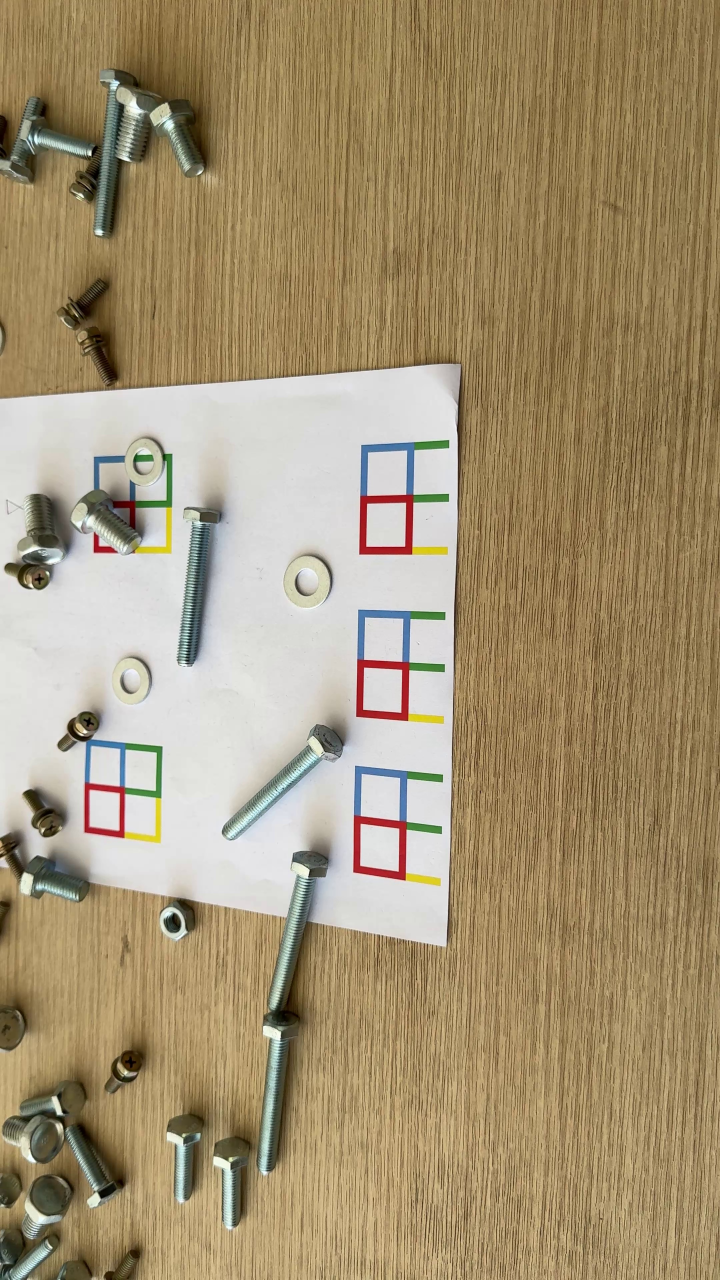
#> input picture code/.tmp_frames/IMG_2376/frame_000000.jpg, 2160 x 3840 px (shown at 1/3 size)
$ python -i yolo_seg.py   (imports and definitions only)
#> lines starting #> are read from the running program, lines starting #| are printed output that depends on the picture
"""
HW3: 螺丝实例分割 — 基于 YOLOv8-seg 微调方案
使用 CVAT 标注的 Ultralytics YOLO Segmentation 数据进行训练与推理。

用法:
    conda run -n cv python yolo_seg.py          # 默认合并 IMG_2374/2375/2376 训练，并对三目录推理
    conda run -n cv python yolo_seg.py --datasets IMG_2376   # 只训一个子目录
    conda run -n cv python yolo_seg.py --predict           # 仅推理（默认目录见 --img_dir）
"""

import argparse
import shutil
from pathlib import Path
import zipfile

import cv2
import numpy as np
import yaml
from ultralytics import YOLO

# ============================================================
# 路径 & 超参数
# ============================================================

SCRIPT_DIR = Path(__file__).resolve().parent
DATA_ROOT = SCRIPT_DIR / "data"
OUTPUT_DIR = SCRIPT_DIR / "output_yolo"
# 默认合并三个已标注视频子目录训练；仅推理时仍用 --img_dir
DEFAULT_DATASETS = "IMG_2374,IMG_2375,IMG_2376"
DEFAULT_IMAGE_DIR = DATA_ROOT / "images" / "IMG_2376"
DEFAULT_ANN_ZIP = DEFAULT_IMAGE_DIR / "annotation.zip"
SEG_DATASET_ROOT = DATA_ROOT / "seg_dataset"
UNPACK_ROOT = DATA_ROOT / "_ann_unpack"

MODEL_NAME = str(SCRIPT_DIR / "models" / "yolo" / "yolo11x-seg.pt")  # 本地权重
EPOCHS = 200
IMGSZ = 1024
BATCH = 4
PATIENCE = 50
DEVICE = "3"
SPLIT_SEED = 42
DEFAULT_VAL_RATIO = 0.2


# ============================================================
# 字体修复：保留绘图，避免坏字体导致 matplotlib 崩溃
# ============================================================

# [316 lines left out: functions sanitize_ultralytics_fonts, _safe_unzip, _load_annotation_meta, _resolve_val_count, _split_temporal_block, _write_split_manifest and 3 more, not called in this run]


# ============================================================
# 3. 推理 & 可视化
# ============================================================

def visualize_results(image_bgr, result):
    """在原图上叠加彩色半透明 mask 和轮廓，返回可视化图像。"""
    overlay = image_bgr.copy()
    vis = image_bgr.copy()

    if result.masks is None or len(result.masks) == 0:
        return vis, 0

    masks_data = result.masks.data.cpu().numpy()
    h, w = image_bgr.shape[:2]
    n = len(masks_data)

    colors = []
    for i in range(n):
        hue = int(180 * i / max(n, 1))
        hsv = np.array([[[hue, 220, 230]]], dtype=np.uint8)
        rgb = cv2.cvtColor(hsv, cv2.COLOR_HSV2RGB)[0][0]
        colors.append((int(rgb[2]), int(rgb[1]), int(rgb[0])))

    for i, mask in enumerate(masks_data):
        mask_resized = cv2.resize(mask, (w, h), interpolation=cv2.INTER_NEAREST)
        binary = mask_resized > 0.5
        overlay[binary] = colors[i]

        contours, _ = cv2.findContours(
            binary.astype(np.uint8), cv2.RETR_EXTERNAL, cv2.CHAIN_APPROX_SIMPLE
        )
        cv2.drawContours(vis, contours, -1, colors[i], 2)

    cv2.addWeighted(overlay, 0.45, vis, 0.55, 0, vis)

    font = cv2.FONT_HERSHEY_SIMPLEX
    font_scale = max(0.6, min(w / 2000, 1.8))
    thickness = max(1, int(font_scale * 2))

    for i, mask in enumerate(masks_data):
        mask_resized = cv2.resize(mask, (w, h), interpolation=cv2.INTER_NEAREST)
        ys, xs = np.where(mask_resized > 0.5)
        if len(xs) > 0:
            cx, cy = int(xs.mean()), int(ys.mean())
            label = str(i + 1)
            (tw, th_), _ = cv2.getTextSize(label, font, font_scale, thickness)
            cv2.putText(
                vis, label, (cx - tw // 2, cy + th_ // 2),
                font, font_scale, (255, 255, 255), thickness + 2, cv2.LINE_AA,
            )
            cv2.putText(
                vis, label, (cx - tw // 2, cy + th_ // 2),
                font, font_scale, colors[i], thickness, cv2.LINE_AA,
            )

    return vis, n


# [141 lines left out: functions predict, main, not called in this run]


# [2 lines not run here, left out]

>>> import cv2
>>> picture = cv2.imread('../code/.tmp_frames/IMG_2376/frame_000000.jpg', cv2.IMREAD_GRAYSCALE)
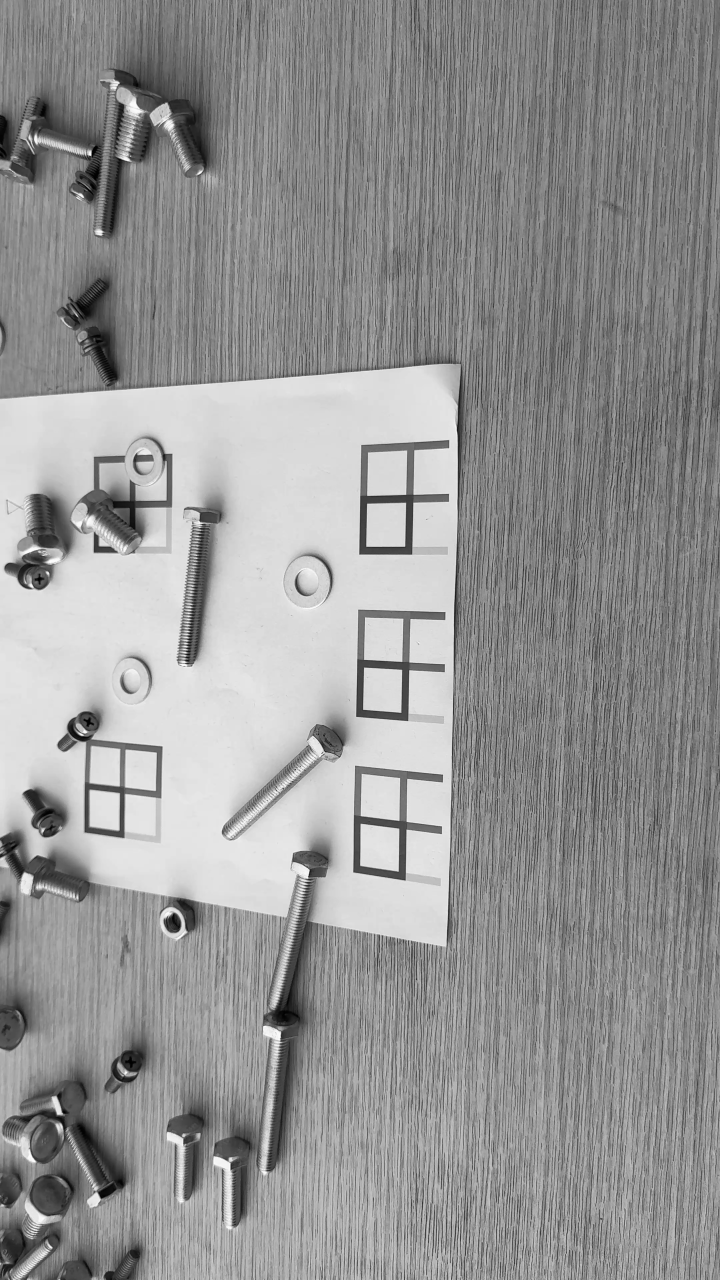
#> picture: shape (3840, 2160) (shown at 1/3 size); min 0, max 255, mean 148.7
>>> result = visualize_results(picture, 'out.png')
#> (the run stopped early here; a loop or call above may not have finished)

$ run again, on code/.tmp_frames/IMG_2376/frame_000120.jpg
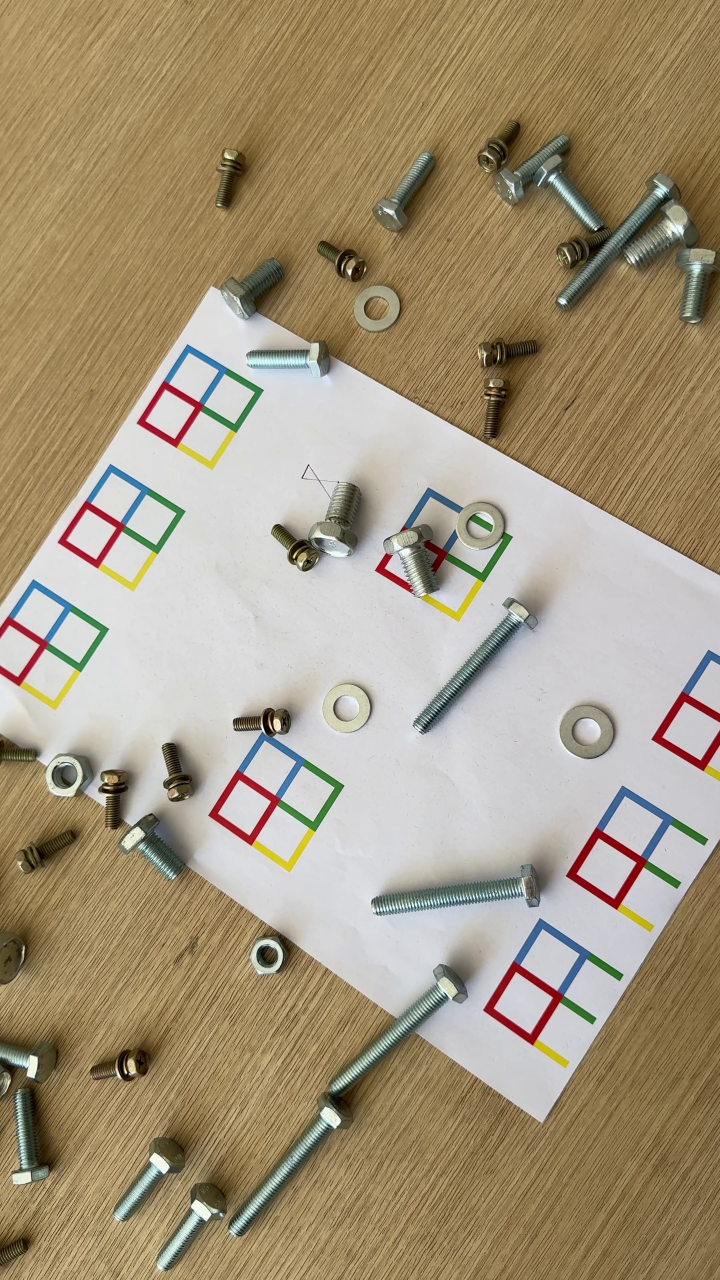
#> input picture code/.tmp_frames/IMG_2376/frame_000120.jpg, 2160 x 3840 px (shown at 1/3 size)
#> `picture = cv2.imread('../code/.tmp_frames/IMG_2376/frame_000000.jpg', ..`:
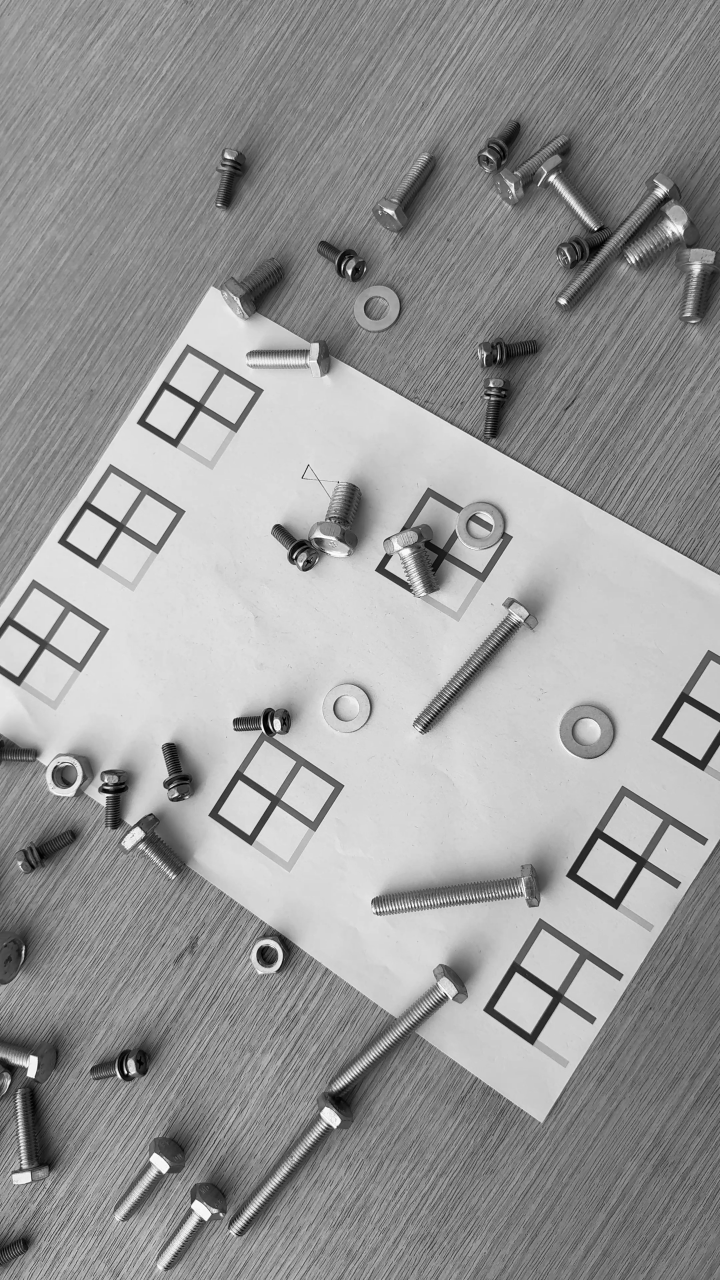
#> picture: shape (3840, 2160) (shown at 1/3 size); min 0, max 255, mean 152.3

$ run again, on code/.tmp_frames/IMG_2376/frame_000150.jpg
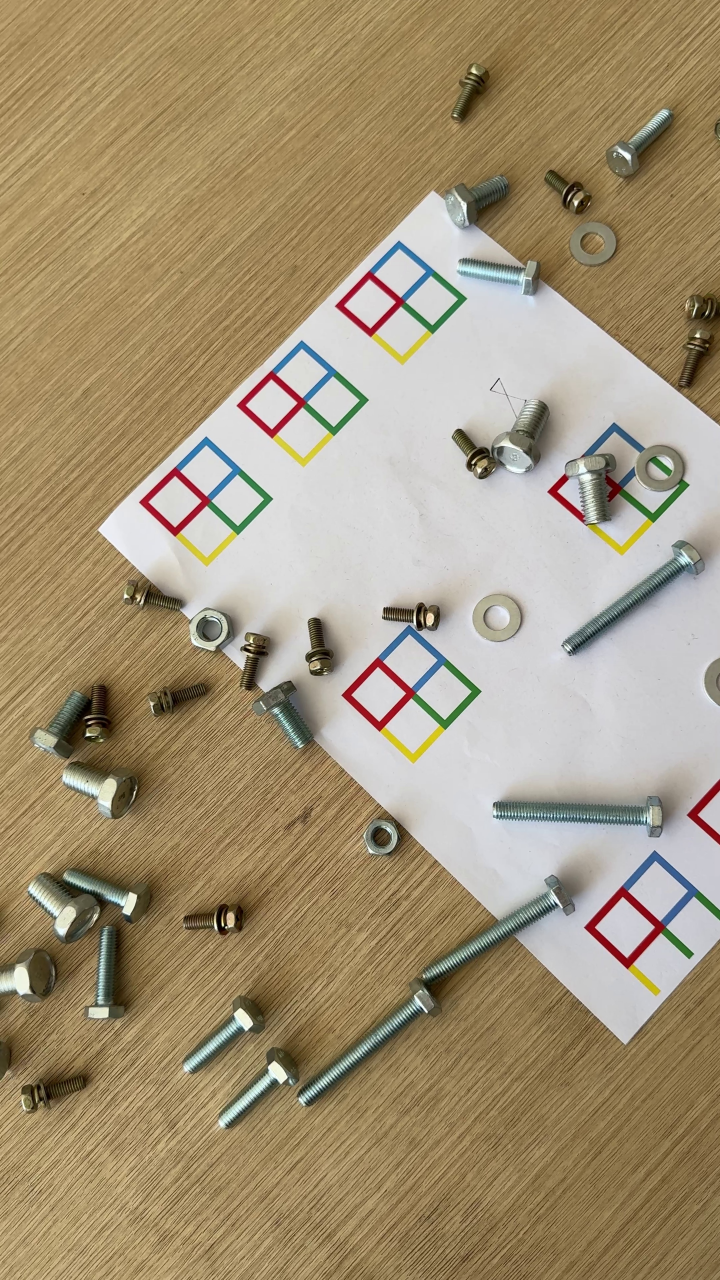
#> input picture code/.tmp_frames/IMG_2376/frame_000150.jpg, 2160 x 3840 px (shown at 1/3 size)
#> `picture = cv2.imread('../code/.tmp_frames/IMG_2376/frame_000000.jpg', ..`:
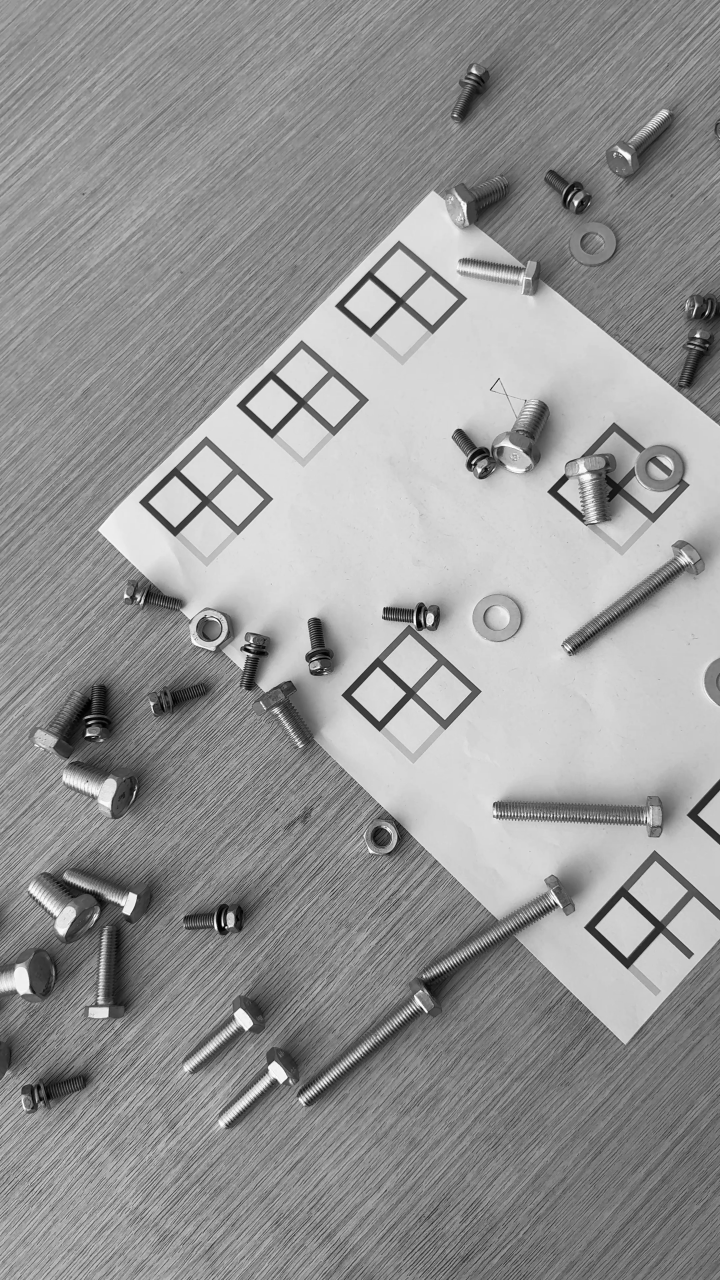
#> picture: shape (3840, 2160) (shown at 1/3 size); min 0, max 255, mean 149.6

$ run again, on code/.tmp_frames/IMG_2376/frame_000180.jpg
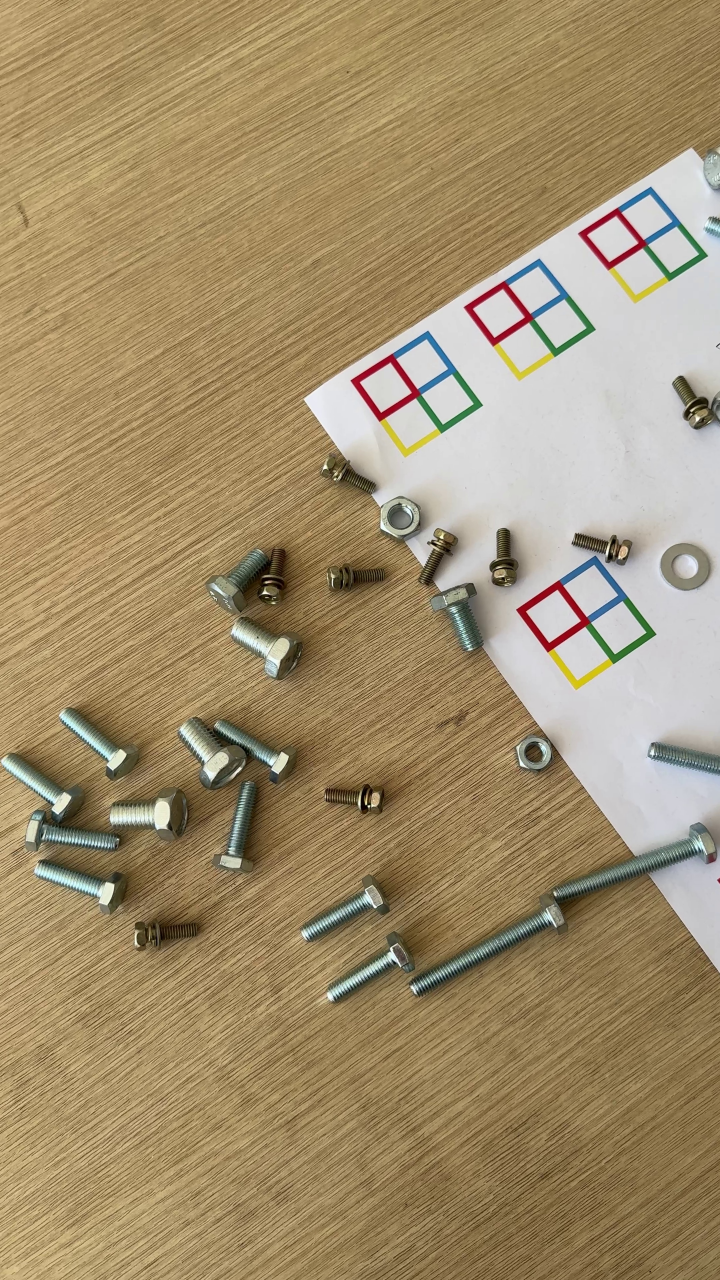
#> input picture code/.tmp_frames/IMG_2376/frame_000180.jpg, 2160 x 3840 px (shown at 1/3 size)
#> `picture = cv2.imread('../code/.tmp_frames/IMG_2376/frame_000000.jpg', ..`:
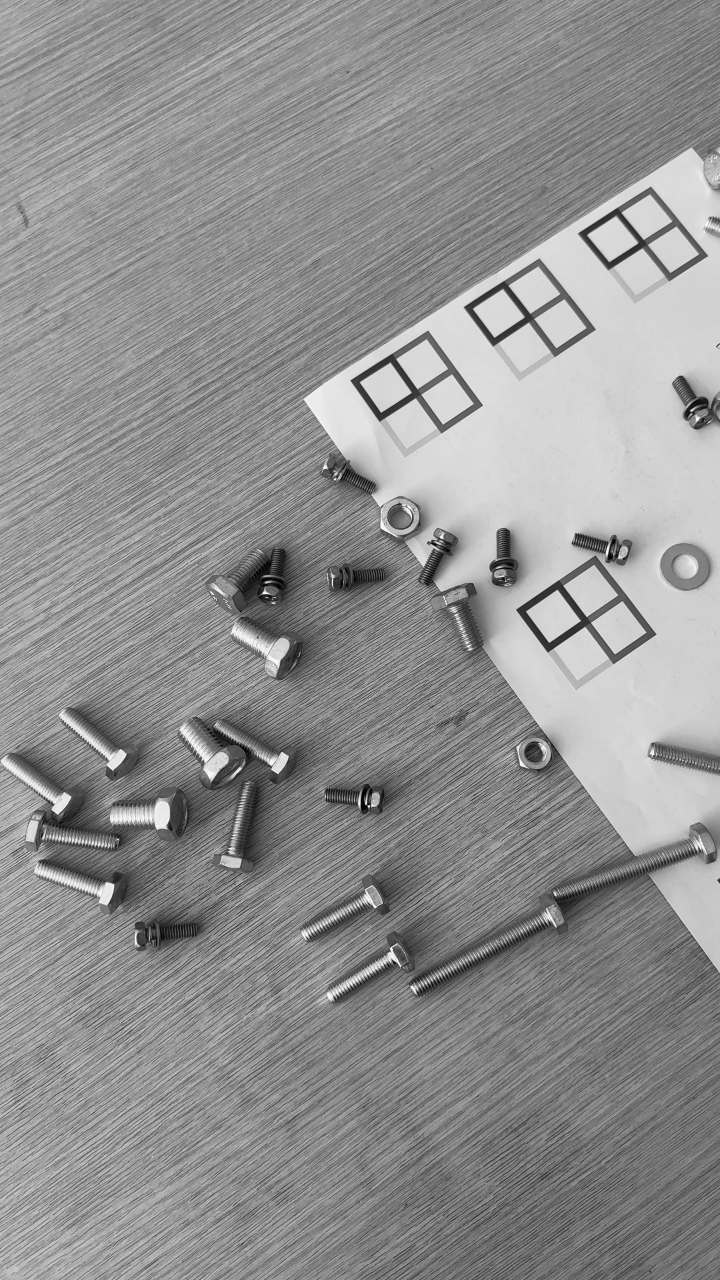
#> picture: shape (3840, 2160) (shown at 1/3 size); min 0, max 255, mean 145.1
